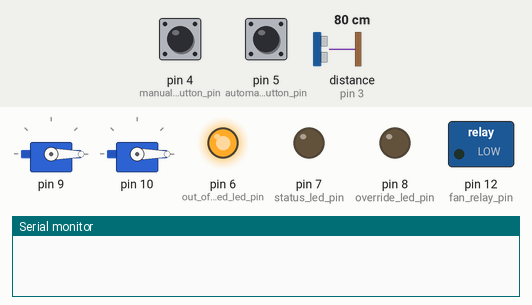
Recording of a sketch running on a simulated Arduino Uno, built with avr-gcc and run on an emulated ATmega328P. Shown: 2 × servo, switched loads named in the sketch (green lamp = pin HIGH), output pins drawn as LEDs (lit = HIGH), the last lines printed to the serial monitor. Inputs (shaded band) come from the test bench; at power-on: distance to the obstacle (sensor on pin 3) 80 cm, pin 4 (manual_override_button_pin) HIGH, pin 5 (automatic_mode_button_pin) HIGH.

Above: at 2.5 s.
2.6 s: distance to the obstacle (sensor on pin 3) set to 45 cm
4.4 s: distance to the obstacle (sensor on pin 3) set to 37 cm
At 6.4 s:
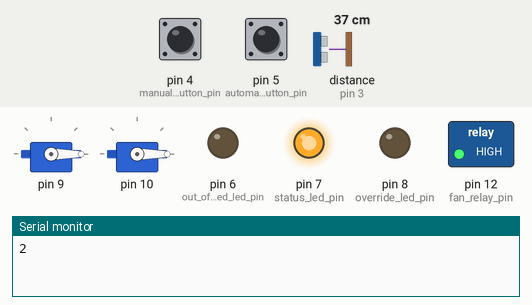
6.7 s: pin 4 (manual_override_button_pin) pulled LOW for 0.15 s
At 7.0 s:
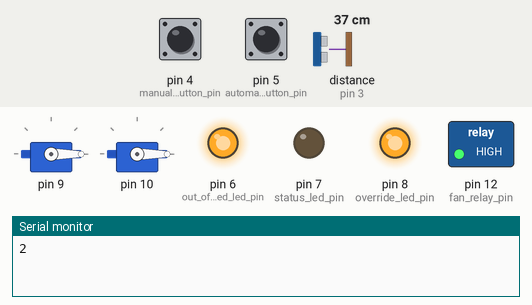
9.8 s: pin 5 (automatic_mode_button_pin) pulled LOW for 0.15 s
At 10.2 s:
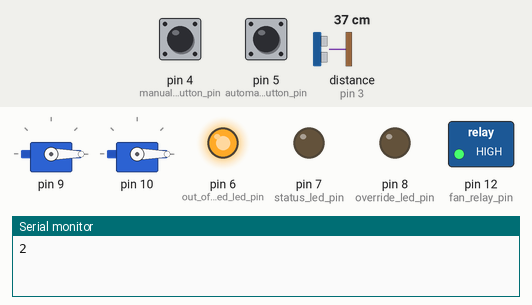
11.8 s: pin 4 (manual_override_button_pin) pulled LOW for 1 s
At 13.1 s:
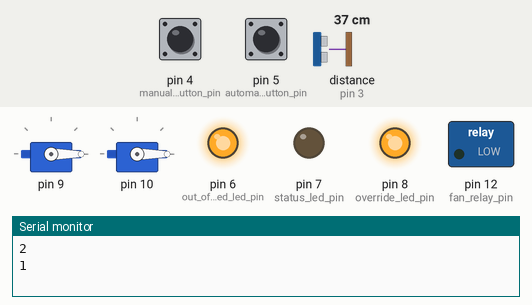
14.3 s: pin 5 (automatic_mode_button_pin) pulled LOW for 1 s
At 16.1 s:
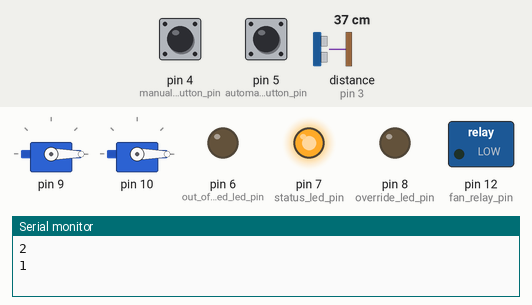
Timing chart, 0 to 17.6 s (numbered marks = the images above; inputs shaded):
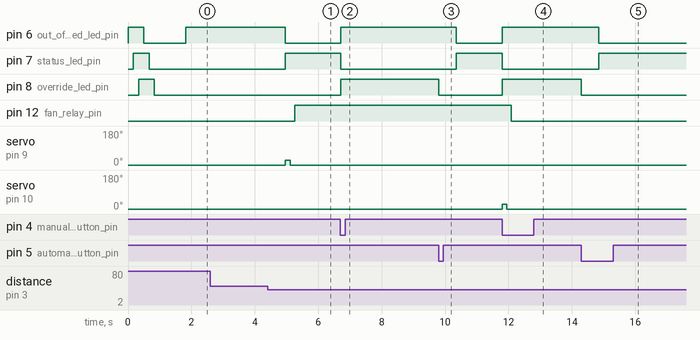

Measured:
- the behaviour switches between 41 and 40 cm on distance to the obstacle (sensor on pin 3) (found by bisection; images 0 and 1)
- after the input at 2.6 s, every drawn part: stays the same
- after the input at 4.4 s, pin 6 (out_of_range_filtered_led_pin): HIGH → LOW after 0.57 s; pin 7 (status_led_pin): LOW → HIGH after 0.57 s; pin 12 (fan_relay_pin): LOW → HIGH after 0.85 s; servo on pin 9: 0° → 24° after 0.57 s, → 0° 0.14 s later
- after the input at 6.7 s, pin 6 (out_of_range_filtered_led_pin), pin 8 (override_led_pin): LOW → HIGH at once; pin 7 (status_led_pin): HIGH → LOW at once
- after the input at 9.8 s, pin 6 (out_of_range_filtered_led_pin): HIGH → LOW after 0.55 s; pin 7 (status_led_pin): LOW → HIGH after 0.55 s; pin 8 (override_led_pin): HIGH → LOW at once; pin 12 (fan_relay_pin): stays HIGH (without the input it goes to LOW after 1.1 s); servo on pin 10: stays 0° (without the input it goes to 24° after 0.81 s)
- after the input at 11.8 s, pin 6 (out_of_range_filtered_led_pin), pin 8 (override_led_pin): LOW → HIGH at once; pin 7 (status_led_pin): HIGH → LOW at once; pin 12 (fan_relay_pin): HIGH → LOW after 0.29 s; servo on pin 10: 0° → 24° at once, → 0° 0.14 s later
- after the input at 14.3 s, pin 6 (out_of_range_filtered_led_pin): HIGH → LOW after 0.55 s; pin 7 (status_led_pin): LOW → HIGH after 0.55 s; pin 8 (override_led_pin): HIGH → LOW at once

The sketch:

DeskAttendant.ino
```cpp
// (licence header left out)
// 1) Detects proximity of a person using a distance sensor.
//
// 2) If a person was not in range but enters range, tell the treadmill to start, and
// tell the receiver's ButtonPresser to toggle the POWER button.
//
// 3) If a person was present but leaves range, tell the treadmill to pause, and tell
// the receiver's ButtonPresser to toggle the POWER button.
//
// 4) In the main loop, print a status code to the serial port so that an attached
// computer can fire secondary logic based on changes in the presence of a person.

#include "DeskAttendant.h" // most of the constants used in this program

// See http://provideyourown.com/2011/advanced-arduino-including-multiple-libraries/ to learn
// why all these messy high-level includes are here.

// pressing buttons and controlling a treadmill
#include <Servo.h> // servo class, used by ButtonPresser class
#include "ButtonPresser.h" // wrapper for Servo that presses buttons; we'll use it to toggle the receiver's power button
#include "Treadmill.h" // lets us control a treadmill
#include "ButtonTreadmill.h" // lets us control a treadmill with button presses
#include "SoleF85Treadmill.h" // NOTE: Edit the constants there to customize for your treadmill

// measuring distance to a target (the walker)
#include "NewPing.h" // sonic distance sensor "driver"
#include "DistanceSensor.h" // generic distance sensor
#include "NewPingDistanceSensor.h" // NewPing-based distance sensor
#include "SmoothedDistanceSensor.h" // distance sensor wrapper that filters results for consistency

/***********\
* VARIABLES *
\***********/

/*
 debugging flags and variables
 */
// flags
const boolean debug_pings = false; // serial port: report pings?
const boolean debug_actions = false; // serial port: report whether or not actions were successful?

// variables: range history
int out_of_range_counter = 0; // keeps track of how many sequential out-of-range values we read
int in_range_counter = 0; // keeps track of how many sequential in-range values we read

/*
 walker status (current and new)
 */
int status = unknown_status;
int new_status = unknown_status;
unsigned long turned_on_at = 0L;

/*
 Button pressers press the momentary switches on the treadmill and the A/V receiver.
 */
boolean take_action = true; // affect the treadmill, press buttons, and fire relays if true; otherwise just change status LEDs

/*
 Treadmill and subclasses let you control a treadmill by turning it on or off.
 */
Treadmill* treadmill;
SoleF85Treadmill tm;

/*
 Filtered distance sensor object (SmoothedDistanceSensor with an internal
 NewPingDistanceSensor) gives us more reliable distance data.
*/
DistanceSensor* ruler;
NewPingDistanceSensor sonar(max_walker_distance);
SmoothedDistanceSensor sds(&sonar, out_of_range_ms, in_range_ms, latency_tolerance_ms);
int distance = -1; // default distance, in cm

/*
 Manual override mode turns off the system's "eyes" and tells it to act as if the walker is absent.
 The system starts in automatic mode (override off).
 */
boolean manual_override = false;


/***********\
* FUNCTIONS *
\***********/

/*---*\
 SETUP
\*---*/

// Prepare the manual override control buttons for input. It's probably important to do this first because
// this function enables onboard pull-up resistors, and the user might press an override control button early
// in the startup sequence.
void override_buttons_setup() {
  // set up INPUT pins for manual override
  pinMode(manual_override_button_pin, INPUT);
  digitalWrite(manual_override_button_pin, HIGH); // enable internal pull-up resistor

  // set up INPUT pins for automatic mode button
  pinMode(automatic_mode_button_pin, INPUT);
  digitalWrite(automatic_mode_button_pin, HIGH); // enable internal pull-up resistor
}

// A little eye candy for showing that the program is starting.
void rgb_blink() {
  for(int i = 0; i < 3; i++) {
    // turn on
    digitalWrite(leds[i], HIGH);
    delay(167);
  }

  for(int i = 0; i < 3; i++) {
    // turn off
    digitalWrite(leds[i], LOW);
    delay(167);
  }

  //Serial.println("REBOOTED");
}

// Facilitate communication of status with the human (LEDs) and the daemon (serial output).
void status_communication_setup() {
  // status communication over serial
  Serial.begin(baud);

  // we'll light this LED if the system thinks the walker is present
  pinMode(status_led_pin, OUTPUT);

  // we'll light this LED if the system thinks the walker is absent
  pinMode(out_of_range_filtered_led_pin, OUTPUT);

  // we'll light this LED if manual override is in effect
  pinMode(override_led_pin, OUTPUT);

  // do a little 1960s style light blink to show we're starting up
  rgb_blink();
}

// Prepare the fan relay to be controlled by pin fan_relay_pin.
void fan_relay_setup() {
  // this pin can throw the relay that lets power go to the fan
  pinMode(fan_relay_pin, OUTPUT);
  // explicitly start with the relay OFF (it may be this by default, but it helps to be sure about starting state)
  set_fan_relay(false);
}

// Initializes the system inputs (distance sensor, override control buttons), outputs (LEDs, serial port), and
// actions (servos and relay).
void setup() {
  //Serial.println("setup() called");

  // Prepare the manual override control buttons for input.
  override_buttons_setup();

  // Facilitate communication of status with the human (LEDs) and the daemon (serial output).
  status_communication_setup();

  ruler = &sds;

  // If we're configured to act on changes in walker status, initialize the A/V receiver's button presser
  // and set up the Treadmill object for use.
  if (take_action) {

    // Prepare the fan relay to be controlled by pin fan_relay_pin.
    fan_relay_setup();

    tm.setup();
    treadmill = &tm; // work with a SoleF85Treadmill object using the API of Treadmill
  }
}


/*--*\
 LOOP
\*--*/

// Get a stable distance from the sensor to the target (the walker). It is guaranteed to have been *either*
// consistently in range for in_range_ms milliseconds, *or* consistently out of range for out_of_range_ms
// milliseconds. The last sensor-provided distance is used.
void distance_loop() {
  // returns a "vetted" distance which is reliably in range or out of range
  distance = (*ruler).get_distance_cm();

  if (distance > max_walker_distance || distance <= 0) { // out-of-range value
    distance = out_of_range;
  }

  // The DistanceSensor object (or subclass) may also delay as needed between distance readings, but a small
  // delay here can be useful in case something goes wrong.
  delay(10);
}

// Infer walker status (present/absent) from the reported distance.
void get_status_from_distance() {
  // Keep track of how many times in a row the target has been out of range.
  if (distance == out_of_range) {
    if ((debug_pings) && (in_range_counter > 0)) {
      Serial.print("walker was in range for ");
      Serial.print(in_range_counter);
      Serial.println(" pings before going out of range");
    }
    out_of_range_counter++;
    in_range_counter = 0;
    new_status = walker_absent;
    //Serial.println("new status: walker absent");
  }
  else {
    if ((debug_pings) && (out_of_range_counter > 0)) {
      Serial.print("walker was out of range for ");
      Serial.print(out_of_range_counter);
      Serial.println(" pings before going in range");
    }
    in_range_counter++;
    out_of_range_counter = 0;
    new_status = walker_present;
    //Serial.println("new status: walker present");
  }
}

// Turn the fan relay either OFF or ON, based on the value of 'on'. Wait a small amount of time
// for the relay to complete its operation, as per the relay's spec sheet.
void set_fan_relay(boolean on) {
  if (on) {
    digitalWrite(fan_relay_pin, HIGH);
    delay(relay_actuate_time);
  }
  else {
    digitalWrite(fan_relay_pin, LOW);
    delay(relay_release_time);
  }
}

// If there's a changed status, act on it. Turn status LEDs on or off, and perform physical actions with
// servos and relays.
void process_status_loop() {
  boolean on = false;

  // report the new status using the built-in test LED (status_led_pin)
  if (new_status == walker_absent) { // indicate absent walker state with LEDs
    digitalWrite(out_of_range_filtered_led_pin, HIGH);
    digitalWrite(status_led_pin, LOW);
  }
  if (new_status == walker_present) { // indicate present walker state with LEDs
    digitalWrite(out_of_range_filtered_led_pin, LOW);
    digitalWrite(status_led_pin, HIGH);
  }

  if (new_status != status) { // status changed

    if (take_action) { // take the appropriate actions based on walker status

      if (new_status == walker_present) {
        // we will turn on the fan and start the treadmill
        on = true;
      }
      else {
        // we will turn off the fan and pause the treadmill
        on = false;
      }

      // On *first* run, don't act on a walker_absent state. The starting conditions
      // are mandated to be: treadmill awake, desired workout chosen, treadmill not running, A/V receiver
      // off. Pausing the treadmill on the first run is never appropriate.
      if ((new_status == walker_absent) && (turned_on_at == 0L)) {
        if (debug_pings == true) { // TODO: Only print this once.
          Serial.println("ignoring first-run walker absent state");
        }
      }
      else {
        // Setting the treadmill's state may or may not work the first time. The Treadmill subclass may refuse
        // to act, due to a button lockout relationship, or there may be some unreliable control hardware involved.
        // Keep trying to set state until it works.
        if (debug_actions) {
          Serial.print("Setting treadmill status to ");
          Serial.println(on);
        }
        if ((*treadmill).set_state(on)) { // this may or may not succeed due to the underlying hardware
          set_fan_relay(on);
          status = new_status;
          turned_on_at = millis();
          Serial.println(status); // report the new status over serial
        } else {
          if (debug_actions) {
             Serial.print("treadmill state could not be changed to ");
             Serial.print(new_status);
             Serial.println("; will try again");
          }
        }
      }
    }
    else { // status LEDs only; not rotating servos or firing relays
      status = new_status;
    }
  }
}

// See if the user pressed either physical input button (override on; override off).
// If either override button is being pressed, set manual_override accordingly and set the LED that
// tells the user whether or not they're in override mode.
void override_button_loop() {
  if ((manual_override == false) && (digitalRead(manual_override_button_pin) == LOW)) {
    manual_override = true;
    // light up a special status LED to show override mode is on
    digitalWrite(override_led_pin, HIGH);
  }
  else if ((manual_override == true) && (digitalRead(automatic_mode_button_pin) == LOW)) {
    manual_override = false;
    // turn off a special status LED to show override mode is off
    digitalWrite(override_led_pin, LOW);
  }
}

// Main loop. Gets distance to walker, determines what this means about the walker's presence,
// then acts upon any changes in status. Checks to see if either override button is being pressed.
void loop() {
  if (!manual_override) { // normal operational mode (automatic)
    distance_loop(); // Get a stable distance from the sensor to the target (the walker).
    get_status_from_distance(); // Infers walker status (present/absent) from the reported distance.
  }
  else { // user has forced manual override, which acts as if the walker is absent
    new_status = walker_absent;
  }

  process_status_loop(); // If there's a changed status, act on it.
  override_button_loop(); // See if the user pressed either physical input button (override on; override off).
}
```

DeskAttendant.h
```cpp
// (licence header left out)
// Constants used in DeskAttendant.ino

#ifndef DeskAttendant_h
#define DeskAttendant_h

// Arduino pins used: 2-12
//
// User Inputs:
//    distance sensor controls on 2, 3
//    manual override inputs on 4, 5
// User Outputs:
//    status LEDs on 6, 7, 8
// Automation Actions:
//    Servos on 9, 10, 11
//    relay trigger on 12

// If your DeskAttendant uses NewPingDistanceSensor or SoleF85Treadmill,
// see NewPingDistanceSensor.h for distance sensor pin constants, or
// see SoleF85Treadmill.h for servo control pin constants
// to ensure you aren't trying to do multiple things with the same pin.
const int manual_override_button_pin = 4; // an input button; induces manual override mode when pressed
const int automatic_mode_button_pin = 5; // an input button; induces automatic mode when pressed
const int out_of_range_filtered_led_pin = 6; // red LED
const int status_led_pin = 7; // green LED
const int override_led_pin = 8; // blue LED
const int receiver_button_servo_pin = 11; // the control pin for the Servo inside the A/V receiver's controlling ButtonPresser
// all status LEDs in one array so we can show a startup sequence
const int leds[3] = {out_of_range_filtered_led_pin, status_led_pin, override_led_pin};
const int fan_relay_pin = 12;

// Variables related to walker status and feedback about that status. Sent over serial port.
const int unknown_status = 0; // no chance yet to read from our sensor
const int walker_absent = 1; // no object detected by sensor, or object detected too far away to count
const int walker_present = 2; // object detected by sensor and near enough to count

// Used to initialize serial port output.
const int baud = 9600; // I couldn't exceed 9600 when reading the port from the daemon.

// ButtonPresser for A/V receiver
const int receiver_servo_ms_per_degree_delay = 12;
const int receiver_servo_starting_angle = 0; // the servo that presses the A/V receiver button rests at this angle
const int receiver_servo_target_angle = 13; // the A/V receiver power button's servo moves to this angle and back to av_servo_starting_angle
const int receiver_servo_delay = receiver_servo_ms_per_degree_delay * (receiver_servo_target_angle - receiver_servo_starting_angle);

// relay for fan
const int relay_actuate_time = 15; // milliseconds (per the PowerSwitch Tail II spec)
const int relay_release_time = 10; // milliseconds (per the PowerSwitch Tail II spec)

// Distance sensor parameters (I'm using the HY-SRF05 sensor. If you use a different sensor, read the spec sheet
// to see if you can or should increase or decrease any of these values.)

const int max_walker_distance = 40; // in centimeters; keep this below the underlying range sensor's spec'ed max range;
// this is used to create/calibrate the DistanceSensor subclass we use to get distances.
const int out_of_range = max_walker_distance + 50; // in centimeters
const int read_delay_ms = 39; // milliseconds to wait between getting distances from a NewPing object

// Parameters for the SmoothedDistanceSensor.
const int out_of_range_ms = 500; // milliseconds of continuous out-of-range before we believe it
const int in_range_ms = 500; // milliseconds of continuous in-range before we believe it
const int latency_tolerance_ms = 150; // readings taken farther apart than this break continuity

#endif
```
